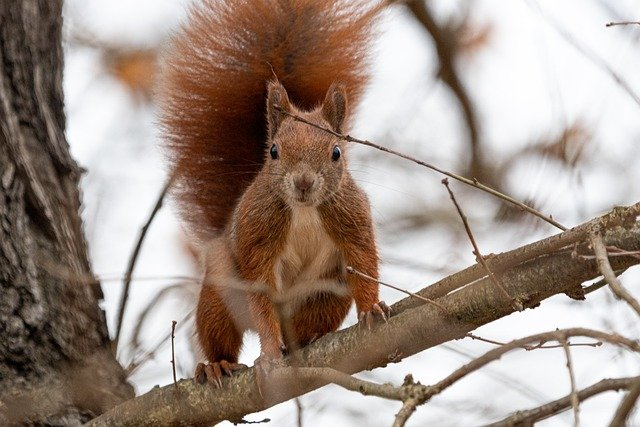
#> input picture sample1.jpg, 640 x 427 px
$ python main.py
#> lines starting #> are read from the running program, lines starting #| are printed output that depends on the picture
import cv2
import sys

# imread : 画像ファイルを読み込んで、多次元配列(numpy.ndarray)にする。
# imreadについて : https://kuroro.blog/python/wqh9VIEmRXS4ZAA7C4wd/
# 第一引数 : 画像のファイルパス
# 戻り値 : 行 x 列 x 色の三次元配列(numpy.ndarray)が返される。
img1 = cv2.imread("sample1.jpg")
#> img1 is the input picture: shape (427, 640, 3); mean B, G, R 134.5, 144.7, 160.6
img2 = cv2.imread("sample2.jpg")
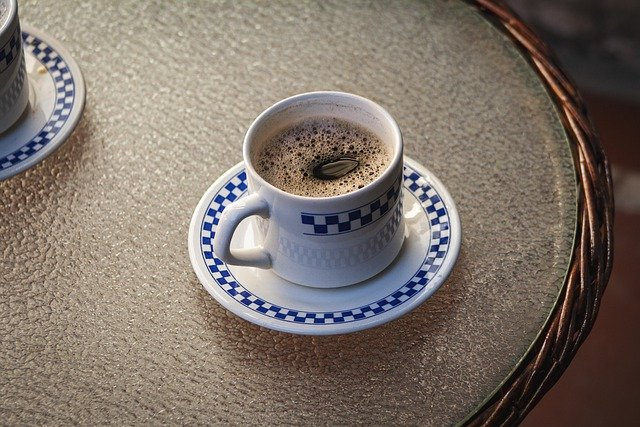
#> input picture sample2.jpg, 640 x 427 px
#> img2 is the input picture: shape (427, 640, 3); mean B, G, R 106, 114.9, 126.3

# 画像ファイルが正常に読み込めなかった場合、プログラムを終了する。
if img1 is None:
    sys.exit("Could not read the image.")

# 画像ファイルが正常に読み込めなかった場合、プログラムを終了する。
if img2 is None:
    sys.exit("Could not read the image.")

# addWeighted関数 : 2つの画像を、1つの画像へ合成するための関数。

# 第一引数(必須) : 多次元配列(numpy.ndarray)
# 第二引数(必須) : alpha。第一引数の画像へ掛け合わせる係数。
# 第三引数(必須) : 多次元配列(numpy.ndarray)
# 第四引数(必須) : beta。第三引数の画像へ掛け合わせる係数。
# 第五引数(必須) : gamma。画素の値を微調整するために利用する。
output = cv2.addWeighted(img1, 0.5, img2, 0.5, 0)
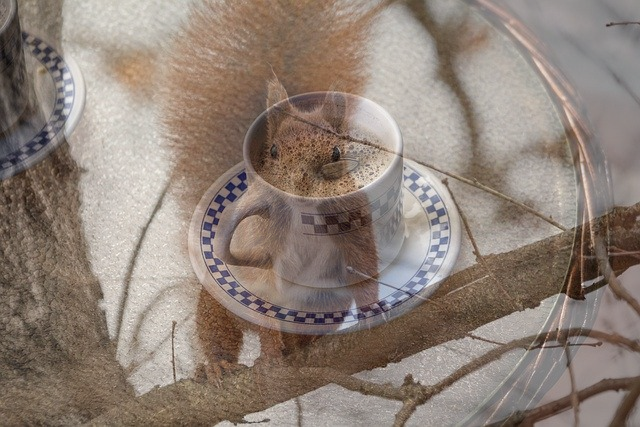
#> output: shape (427, 640, 3); mean B, G, R 120.2, 129.8, 143.4

# imwrite : 画像の保存を行う関数
# 第一引数 : 保存先の画像ファイル名
# 第二引数 : 多次元配列(numpy.ndarray)
# <第二引数の例>
# [
# [
# [234 237 228]
# ...
# [202 209 194]
# ]
# [
# [10 27 16]
# ...
# [36 67 46]
# ]
# [
# [34 51 40]
# ...
# [50 81 60]
# ]
# ]
# imwriteについて : https://kuroro.blog/python/i0tNE1Mp8aEz8Z7n6Ggg/
cv2.imwrite('output.jpg', output)
